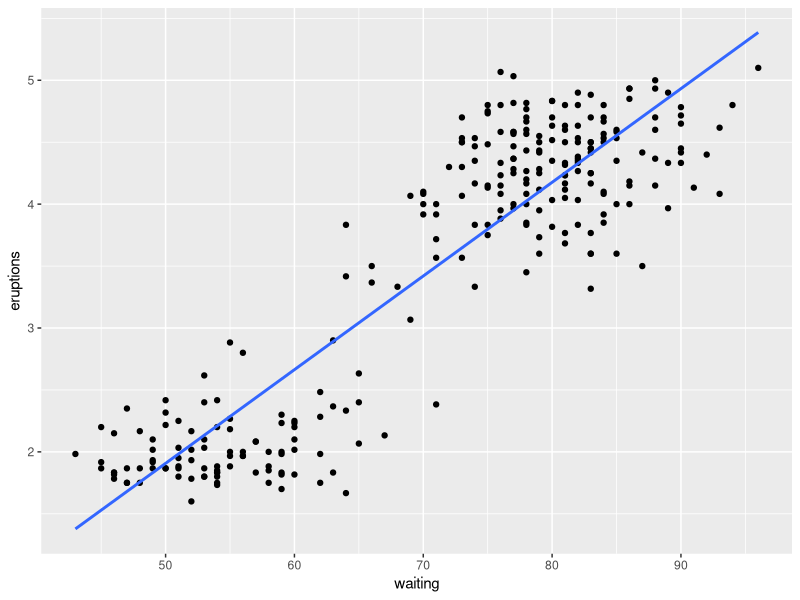

Write R code to recreate this figure.
## ---- chunk 1
library(ggplot2); data("faithful")
ggplot(faithful, aes(waiting, eruptions)) + geom_point() + geom_smooth(method=lm, se=FALSE)
